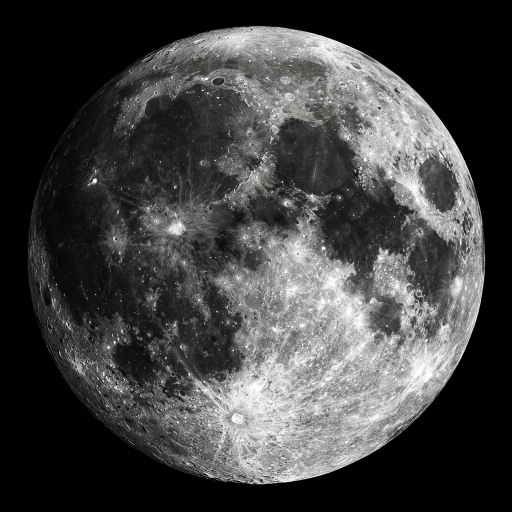
#> input picture Web Sitem/assets/slides/slide_16_moon_globe.jpg, 1024 x 1024 px, found by its file name (shown at 1/2 size)
$ python create_moon_phases.py
#> lines starting #> are read from the running program, lines starting #| are printed output that depends on the picture
from PIL import Image, ImageEnhance, ImageFilter, ImageDraw
import os
import shutil

site_dir = r"c:\Users\my pc\Desktop\Antgravity Rotalı Fenci\Web Sitem"
root_dir = r"c:\Users\my pc\Desktop\Antgravity Rotalı Fenci"
dest_site = os.path.join(site_dir, "assets", "slides")
dest_root = os.path.join(root_dir, "assets", "slides")

moon_path = os.path.join(dest_site, "slide_16_moon_globe.jpg")
base_moon = Image.open(moon_path).convert("RGB")
#> base_moon is the input picture: PIL image 1024x1024 RGB; mean R, G, B 66, 66.1, 65.6
W, H = base_moon.size
#> W = 1024; H = 1024
R = W // 2
#> R = 512

def make_16_9(img, width=900, height=900):
#> called with width = 900, height = 900
    bg = Image.new("RGB", (1920, 1080), (5, 8, 22))
    resized = img.resize((width, height), Image.Resampling.LANCZOS)
    x = (1920 - width) // 2
    y = (1080 - height) // 2
    bg.paste(resized, (x, y))
    return bg

# 1. Dolunay (Full Moon)
full_bg = make_16_9(base_moon)
full_bg.save(os.path.join(dest_site, "slide_30_dolunay.jpg"), quality=95)
full_bg.save(os.path.join(dest_root, "slide_30_dolunay.jpg"), quality=95)
print("Saved slide_30_dolunay.jpg")

# 2. İlk Dördün (Right Half Illuminated - D Shape)
ilk_moon = base_moon.copy()
draw_ilk = ImageDraw.Draw(ilk_moon)
# Darken left half
for x in range(R):
    factor = 0.05 + 0.1 * (x / R)
    # We can darken left side using rectangle columns
    col = ilk_moon.crop((x, 0, x+1, H))
    col = ImageEnhance.Brightness(col).enhance(factor)
    ilk_moon.paste(col, (x, 0))
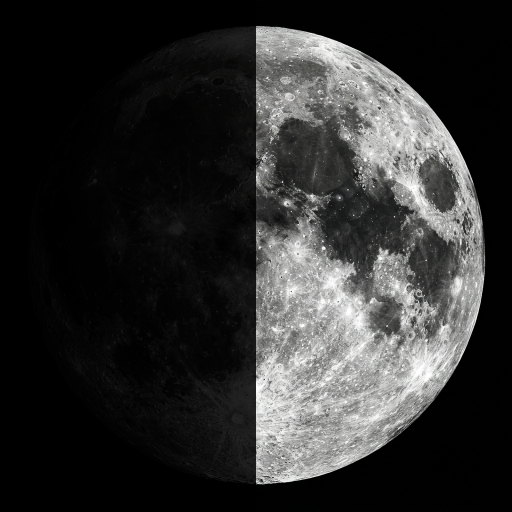
#> ilk_moon: PIL image 1024x1024 RGB (shown at 1/2 size); mean R, G, B 46.9, 47, 46.7

ilk_bg = make_16_9(ilk_moon)
ilk_bg.save(os.path.join(dest_site, "slide_29_ilk_dordun.jpg"), quality=95)
ilk_bg.save(os.path.join(dest_root, "slide_29_ilk_dordun.jpg"), quality=95)
print("Saved slide_29_ilk_dordun.jpg")

# 3. Son Dördün (Left Half Illuminated - Inverted D Shape)
son_moon = base_moon.copy()
for x in range(R, W):
    factor = 0.05 + 0.1 * ((W - x) / R)
    col = son_moon.crop((x, 0, x+1, H))
    col = ImageEnhance.Brightness(col).enhance(factor)
    son_moon.paste(col, (x, 0))
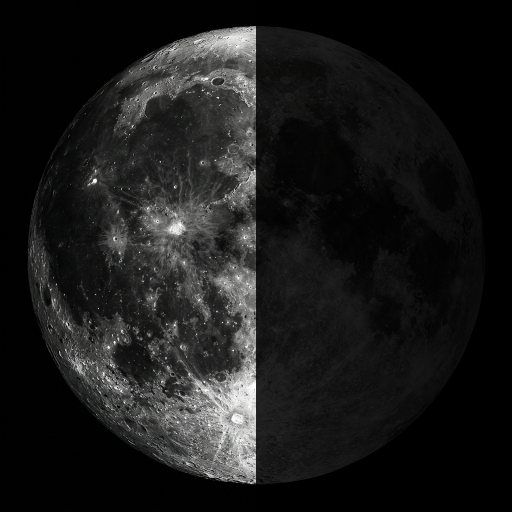
#> son_moon: PIL image 1024x1024 RGB (shown at 1/2 size); mean R, G, B 26.3, 26.4, 26.1

son_bg = make_16_9(son_moon)
son_bg.save(os.path.join(dest_site, "slide_31_son_dordun.jpg"), quality=95)
son_bg.save(os.path.join(dest_root, "slide_31_son_dordun.jpg"), quality=95)
print("Saved slide_31_son_dordun.jpg")

# 4. Yeni Ay (New Moon)
yeni_moon = ImageEnhance.Brightness(base_moon).enhance(0.06)
yeni_bg = make_16_9(yeni_moon)
#> call 4 of make_16_9, with width = 900, height = 900
#> in make_16_9 (call 4), `bg.paste(resized, (x, y))`:
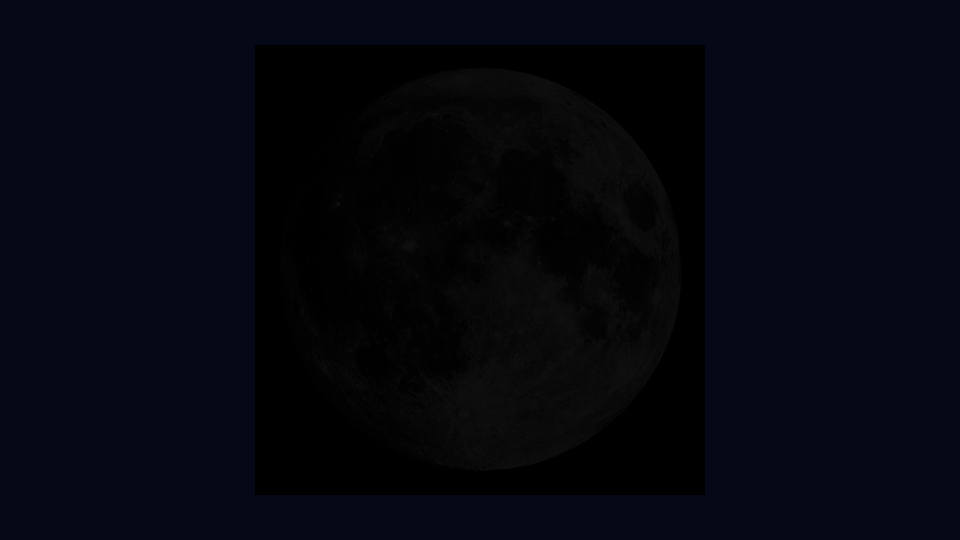
#> bg: PIL image 1920x1080 RGB (shown at 1/2 size); mean R, G, B 4.5, 6.3, 14.8
yeni_bg.save(os.path.join(dest_site, "slide_28_yeni_ay.jpg"), quality=95)
yeni_bg.save(os.path.join(dest_root, "slide_28_yeni_ay.jpg"), quality=95)
print("Saved slide_28_yeni_ay.jpg")

# 5. Krater Detay (Slide 18 closeup)
krater_crop = base_moon.crop((int(W*0.2), int(H*0.4), int(W*0.8), int(H*0.95)))
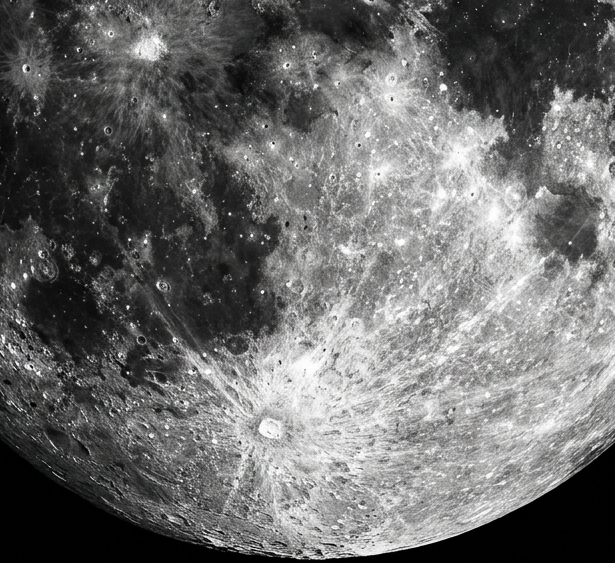
#> krater_crop: PIL image 615x563 RGB; mean R, G, B 108.6, 108.7, 108.1
krater_crop = ImageEnhance.Contrast(krater_crop).enhance(1.4)
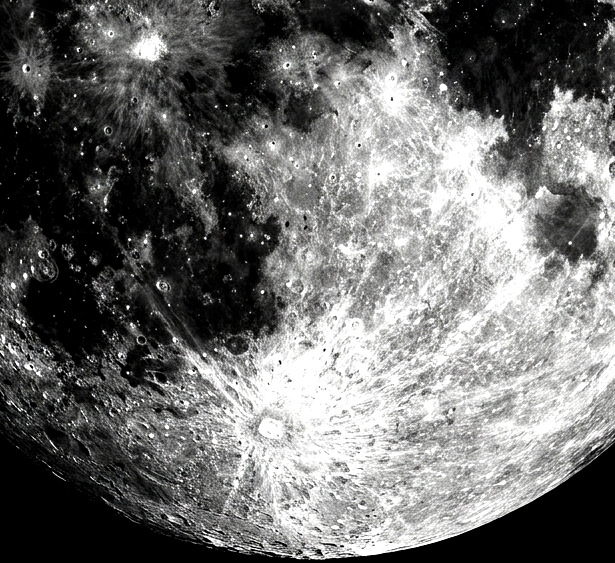
#> krater_crop: PIL image 615x563 RGB; mean R, G, B 110.4, 110.5, 109.8
krater_crop = krater_crop.filter(ImageFilter.SHARPEN)
krater_bg = Image.new("RGB", (1920, 1080), (5, 8, 22))
krater_resized = krater_crop.resize((1400, 980), Image.Resampling.LANCZOS)
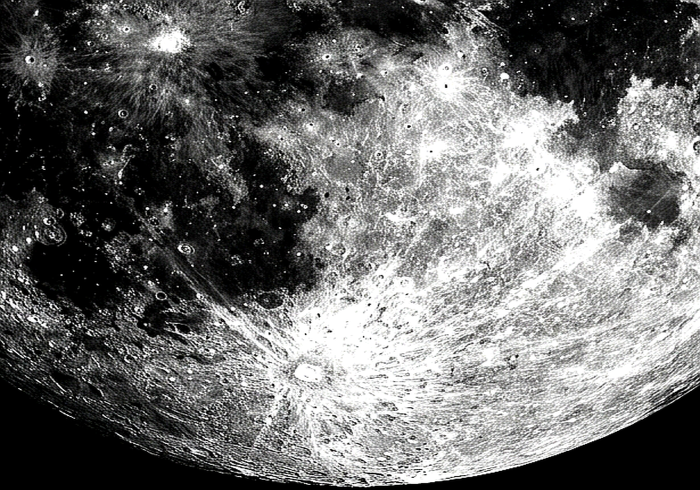
#> krater_resized: PIL image 1400x980 RGB (shown at 1/2 size); mean R, G, B 109.4, 109.5, 108.9
krater_bg.paste(krater_resized, (260, 50))
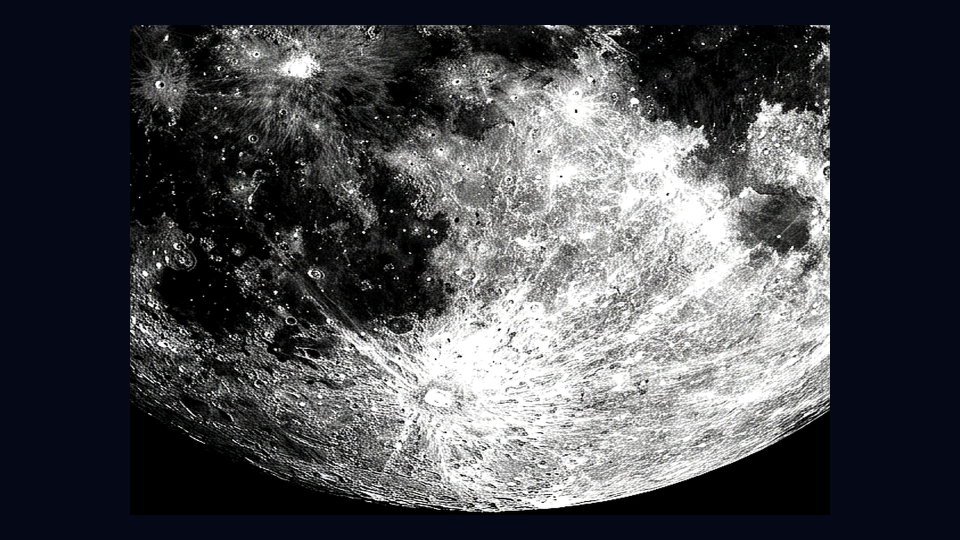
#> krater_bg: PIL image 1920x1080 RGB (shown at 1/2 size); mean R, G, B 74.1, 75.2, 79.5
krater_bg.save(os.path.join(dest_site, "slide_18_krater_detay.jpg"), quality=95)
krater_bg.save(os.path.join(dest_root, "slide_18_krater_detay.jpg"), quality=95)
print("Saved slide_18_krater_detay.jpg")

# Copy also to public folders
for pub in [os.path.join(site_dir, "public", "assets", "slides"), os.path.join(root_dir, "public", "assets", "slides")]:
    os.makedirs(pub, exist_ok=True)
    for fn in ["slide_30_dolunay.jpg", "slide_29_ilk_dordun.jpg", "slide_31_son_dordun.jpg", "slide_28_yeni_ay.jpg", "slide_18_krater_detay.jpg"]:
        shutil.copy2(os.path.join(dest_site, fn), os.path.join(pub, fn))

print("SUCCESS: All moon assets created and copied!")
